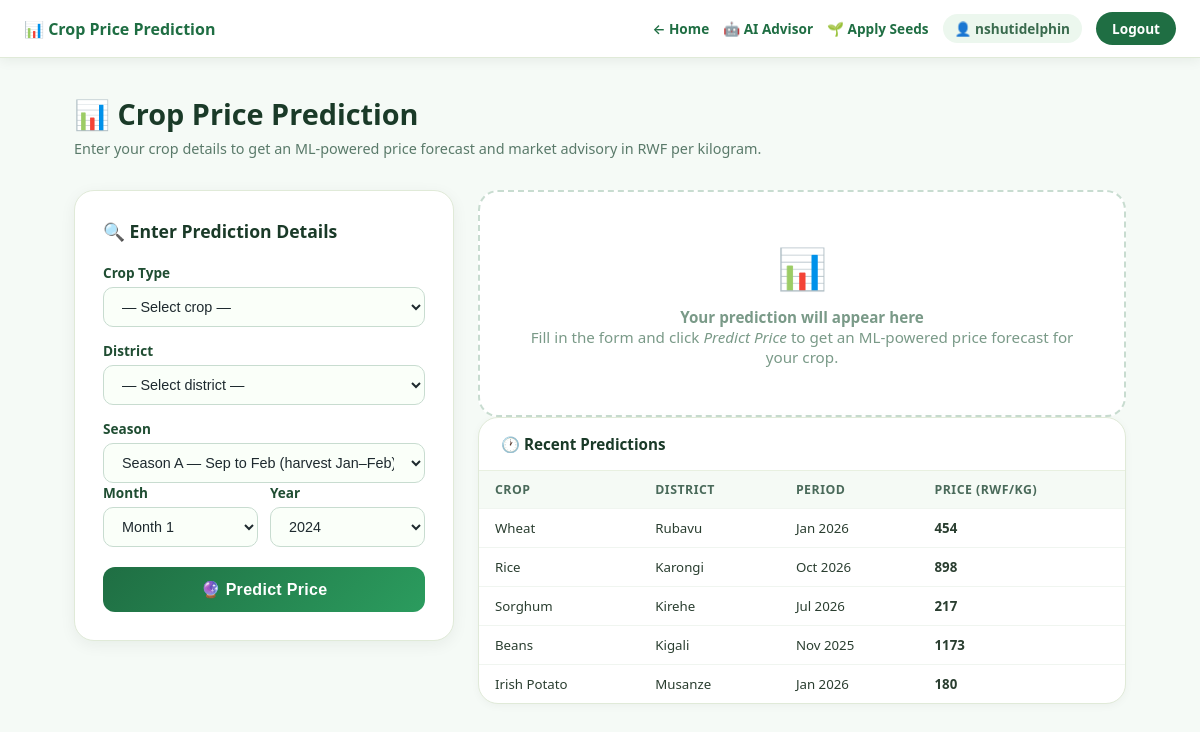
The app's page /predict/ (signed in) with its own data.
### predictor/models.py (models this page shows, shortened)
class PricePrediction(models.Model):
    SEASON_CHOICES = [('A', 'Season A (Sep–Feb)'), ('B', 'Season B (Mar–Jul)')]
    MONTH_NAMES = ['Jan','Feb','Mar','Apr','May','Jun','Jul','Aug','Sep','Oct','Nov','Dec']
    user            = models.ForeignKey(User, on_delete=models.CASCADE, related_name='predictions')
    crop            = models.CharField(max_length=100)
    district        = models.CharField(max_length=100)
    season          = models.CharField(max_length=2, choices=SEASON_CHOICES)
    month           = models.IntegerField()
    year            = models.IntegerField()
    predicted_price = models.FloatField(help_text="RWF per kg")
    advice          = models.TextField(blank=True)
    created_at      = models.DateTimeField(auto_now_add=True)
    class Meta:
        ordering = ['-created_at']
    def month_name(self):
        return self.MONTH_NAMES[self.month - 1]

### predictor/views.py (the view, shortened to what this page needs)
# urls.py: path('predict/',         views.predict_price,   name='predict_price'),
@login_required
def predict_price(request):
    bundle    = get_ml_bundle()
    crops     = bundle['crops']     if bundle else []
    districts = bundle['districts'] if bundle else []
    result = None
    history = PricePrediction.objects.filter(user=request.user)[:8]
    return render(request, 'predict_price.html', {
        'crops':     crops,
        'districts': districts,
        'months':    list(range(1, 13)),
        'years':     list(range(2024, 2028)),
        'result':    result,
        'history':   history,
    })

### predictor/views.py (called while the page is built)
def get_ml_bundle():
    global _ml_bundle
    if _ml_bundle is None and os.path.exists(MODEL_PATH):
        _ml_bundle = joblib.load(MODEL_PATH)
    return _ml_bundle

### predictor/templates/predict_price.html (shortened to what this page needs)
<!DOCTYPE html>
<html lang="en">
<head>
</head>
<body>
<nav class="navbar">
  <div class="navbar-left">
    <div class="navbar-title">📊 Crop Price Prediction</div>
  </div>
  <div class="navbar-right">
    <a href="/">← Home</a>
    <a href="/agent/">🤖 AI Advisor</a>
    <a href="/apply-seed/">🌱 Apply Seeds</a>
    <span>👤 {{ request.user.username }}</span>
    <a href="/logout/" class="btn-logout">Logout</a>
  </div>
</nav>
<div class="page">
  <div class="page-header">
    <h1>📊 Crop Price Prediction</h1>
    <p>Enter your crop details to get an ML-powered price forecast and market advisory in RWF per kilogram.</p>
  </div>
  <div class="main-grid">
    <div>
      <div class="form-card">
        <h2>🔍 Enter Prediction Details</h2>
        <form method="POST">
          <label>Crop Type</label>
          <select name="crop" required>
            <option value="">— Select crop —</option>
          </select>
          <label>District</label>
          <select name="district" required>
            <option value="">— Select district —</option>
          </select>
          <label>Season</label>
          <select name="season" required>
            <option value="A" {% if request.POST.season == 'A' or not request.POST.season %}selected{% endif %}>Season A — Sep to Feb (harvest Jan–Feb)</option>
          </select>
          <div class="two-inline">
            <div>
              <label>Month</label>
              <select name="month" required>
                {% for m in months %}
                  {% with names="Jan,Feb,Mar,Apr,May,Jun,Jul,Aug,Sep,Oct,Nov,Dec" %}
                  <option value="{{ m }}" {% if request.POST.month == m|stringformat:"s" %}selected{% endif %}>
                    Month {{ m }}
                  </option>
                  {% endwith %}
                {% endfor %}
              </select>
            </div>
            <div>
              <label>Year</label>
              <select name="year" required>
                {% for y in years %}
                <option value="{{ y }}" {% if request.POST.year == y|stringformat:"s" %}selected{% endif %}>{{ y }}</option>
                {% endfor %}
              </select>
            </div>
          </div>
          <button type="submit" class="submit-btn">🔮 Predict Price</button>
        </form>
      </div>
    </div>
    <div>
      {% if result %}
      <div class="model-badge">
        🤖 Gradient Boosting ML · R² 98.0% · MAE ≈27 RWF/kg
      </div>
      <div class="result-card">
        <div class="price-display">
          <div class="price-label">Predicted Market Price</div>
          <div class="price-value">{{ result.price|floatformat:0 }}</div>
          <div class="price-unit">RWF per kilogram</div>
          <div class="price-meta">{{ result.crop }} · {{ result.district }} · {{ result.month_name }} {{ result.year }} · Season {{ result.season }}</div>
        </div>
        <div class="advice-banner" style="background:{{ result.advice_color }}18;border:1.5px solid {{ result.advice_color }}44;color:{{ result.advice_color }}">
          {{ result.advice_text }}
        </div>
        <div class="result-details">
          <div class="detail-item">
            <div class="detail-label">Crop</div>
            <div class="detail-value">{{ result.crop }}</div>
          </div>
          <div class="detail-item">
            <div class="detail-label">District</div>
            <div class="detail-value">{{ result.district }}</div>
          </div>
          <div class="detail-item">
            <div class="detail-label">Season</div>
            <div class="detail-value">Season {{ result.season }}</div>
          </div>
          <div class="detail-item">
            <div class="detail-label">Period</div>
            <div class="detail-value">{{ result.month_name }} {{ result.year }}</div>
          </div>
        </div>
        <div style="margin-top:20px;text-align:center;display:flex;gap:10px;justify-content:center;flex-wrap:wrap">
          <a href="/agent/" style="display:inline-block;background:#6e3aab;color:#fff;padding:10px 22px;border-radius:24px;font-weight:700;font-size:.88rem">
            🤖 Ask AI for more advice →
          </a>
          {% if result and result.pred_id %}
          <a href="/predict/export/{{ result.pred_id }}/" target="_blank" style="display:inline-block;background:#0369a1;color:#fff;padding:10px 22px;border-radius:24px;font-weight:700;font-size:.88rem">
            🖨️ Export as PDF Report
          </a>
          {% endif %}
        </div>
      </div>
      {% else %}
      <div class="result-empty">
        <span>📊</span>
        <strong>Your prediction will appear here</strong><br>
        Fill in the form and click <em>Predict Price</em> to get an ML-powered price forecast for your crop.
      </div>
      {% endif %}
      {% if history %}
      <div class="history-card">
        <div class="history-head">🕐 Recent Predictions</div>
        <table>
          <thead>
            <tr><th>Crop</th><th>District</th><th>Period</th><th>Price (RWF/kg)</th></tr>
          </thead>
          <tbody>
            {% for h in history %}
            <tr>
              <td>{{ h.crop }}</td>
              <td>{{ h.district }}</td>
              <td>{{ h.month_name }} {{ h.year }}</td>
              <td><strong>{{ h.predicted_price|floatformat:0 }}</strong></td>
            </tr>
            {% endfor %}
          </tbody>
        </table>
      </div>
      {% endif %}
    </div>
  </div>
</div>
</body>
</html>

### predictor/templates/predict_price.html (style rules this page uses)
* { margin:0;padding:0;box-sizing:border-box }
body { font-family:system-ui,'Segoe UI','Inter',sans-serif;background:#f5faf6;color:#1e2a2f;min-height:100vh }
a { text-decoration:none;color:inherit }
.navbar { background:#fff;box-shadow:0 2px 12px rgba(0,40,0,.07);padding:12px 24px;display:flex;align-items:center;justify-content:space-between;border-bottom:1px solid #e0ead8;position:sticky;top:0;z-index:50 }
.navbar-left { display:flex;align-items:center;gap:10px }
.navbar-title { font-size:1rem;font-weight:800;color:#1f6e43 }
.navbar-right { display:flex;align-items:center;gap:14px;font-size:.85rem;flex-wrap:wrap }
.navbar-right a { color:#1f6e43;font-weight:600 }
.navbar-right span { color:#3a6b4e;background:#ecf7ee;padding:5px 12px;border-radius:16px;font-weight:600 }
.btn-logout { background:#1f6e43;color:#fff!important;padding:7px 16px;border-radius:20px }
.page { max-width:1100px;margin:0 auto;padding:36px 24px }
.page-header { margin-bottom:32px }
.page-header h1 { font-size:1.8rem;font-weight:800;color:#1a3a28;margin-bottom:6px }
.page-header p { font-size:.9rem;color:#5a7a6a }
.main-grid { display:grid;grid-template-columns:380px 1fr;gap:24px;align-items:start }
.form-card { background:#fff;border-radius:20px;padding:28px;border:1px solid #e0ead8;box-shadow:0 4px 16px rgba(0,32,0,.06) }
.form-card h2 { font-size:1.1rem;font-weight:700;color:#1a3a28;margin-bottom:20px;display:flex;align-items:center;gap:8px }
label { display:block;font-weight:600;font-size:.85rem;color:#1f4d32;margin-bottom:5px;margin-top:14px }
label:first-of-type { margin-top:0 }
select,input { width:100%;padding:10px 14px;border:1.5px solid #c8dcd0;border-radius:10px;font-size:.9rem;background:#fafff9;color:#1e2a2f;transition:.15s }
.two-inline { display:grid;grid-template-columns:1fr 1fr;gap:12px }
.submit-btn { width:100%;margin-top:20px;padding:13px;background:linear-gradient(135deg,#1f6e43,#2b9c5e);color:#fff;border:none;border-radius:12px;font-size:1rem;font-weight:700;cursor:pointer;transition:.15s;letter-spacing:.3px }
.result-empty { background:#fff;border-radius:20px;padding:48px;border:2px dashed #c8dcd0;text-align:center;color:#7a9a88;font-size:.95rem }
.result-empty span { font-size:2.5rem;display:block;margin-bottom:12px }
.history-card { background:#fff;border-radius:20px;border:1px solid #e0ead8;box-shadow:0 2px 8px rgba(0,32,0,.04);overflow:hidden }
.history-head { padding:16px 22px;border-bottom:1px solid #e8f0e0;font-size:.95rem;font-weight:700;color:#1a3a28 }
table { width:100%;border-collapse:collapse;font-size:.83rem }
th { padding:10px 16px;text-align:left;background:#f5faf5;font-weight:600;color:#4a6a5a;font-size:.77rem;text-transform:uppercase;letter-spacing:.5px }
td { padding:10px 16px;border-top:1px solid #f0f5f0;color:#2a3e30 }

### records on screen
PricePrediction: crop "Wheat", district "Rubavu", month_name "Jan", year "2026", predicted_price "454"
PricePrediction: crop "Rice", district "Karongi", month_name "Oct", year "2026", predicted_price "898"
PricePrediction: crop "Sorghum", district "Kirehe", month_name "Jul", year "2026", predicted_price "217"
PricePrediction: crop "Beans", district "Kigali", month_name "Nov", year "2025", predicted_price "1173"
PricePrediction: crop "Irish Potato", district "Musanze", month_name "Jan", year "2026", predicted_price "180"

### other values on screen
{{ request.user.username }} "nshutidelphin"
form field year "2024"
